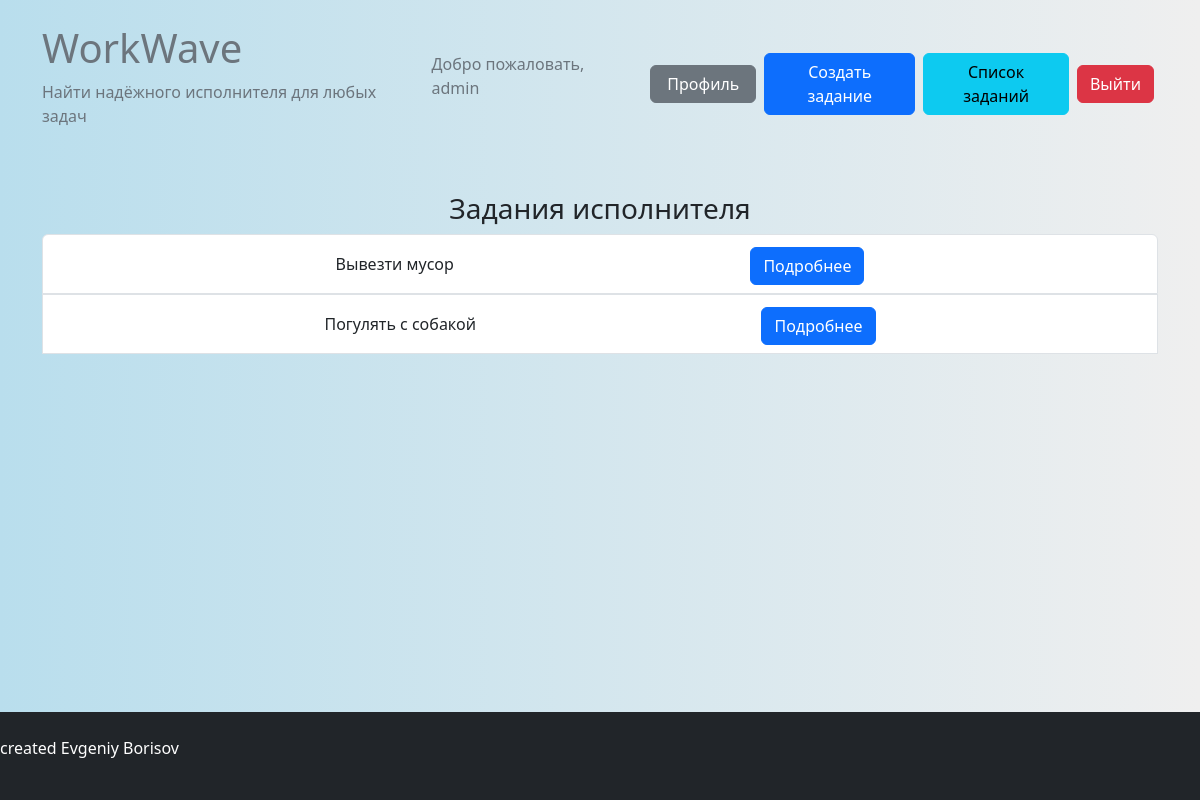
/executor_tasks/ (signed in), run on the app's committed database.
### accounts/models.py (models this page shows)
class CustomUser(AbstractUser):
    CUSTOMER = 'customer'
    EXECUTOR = 'executor'
    ROLE_CHOICES = (
        (CUSTOMER, 'Заказчик'),
        (EXECUTOR, 'Исполнитель'),
    )
    role = models.CharField(
        max_length=10,
        choices=ROLE_CHOICES,
        default=CUSTOMER,
        verbose_name=_('Роль'),
        help_text=_('Роль пользователя'),
    )
    photo_user = models.ImageField(
        upload_to='media/user_photos/',
        verbose_name=_('Фото пользователя'),
        help_text=_('Загрузите фотографию пользователя'),
    )
    name = models.CharField(
        max_length=100,
        null=True,
        blank=True,
        verbose_name=_('Имя'),
        help_text=_('Имя пользователя'),
    )
    description = models.TextField(
        null=True,
        blank=True,
        verbose_name=_('Описание'),
        help_text=_('Описание пользователя'),
    )
    email = models.EmailField(
        unique=True,
        verbose_name=_('Email'),
        help_text=_('Email пользователя'),
    )
    groups = models.ManyToManyField(Group, verbose_name=_("Группы"), blank=True, related_name='customuser_groups')
    user_permissions = models.ManyToManyField(
        Permission,
        verbose_name=_("Права пользователя"),
        blank=True,
        related_name='customuser_user_permissions',
    )

### tasks/models.py (models this page shows, shortened)
class Task(models.Model):
    title = models.CharField(max_length=200)
    image_task = models.ImageField(upload_to='media/image_task/', null=True, blank=True)
    description = models.TextField()
    customer = models.ForeignKey(CustomUser, on_delete=models.CASCADE, related_name='customer_tasks')
    executor = models.ForeignKey(CustomUser, on_delete=models.SET_NULL, null=True, blank=True,
                                 related_name='executor_tasks')
    created_at = models.DateTimeField(auto_now_add=True)
    due_date = models.DateTimeField()
    is_completed = models.BooleanField(default=False)
    canceled_by = models.ForeignKey(CustomUser, on_delete=models.SET_NULL, null=True,
                                    blank=True, related_name='canceled_tasks')
    canceled_at = models.DateTimeField(null=True, blank=True)
    address = models.CharField(max_length=255,null=True)

### tasks/views.py (the view)
# urls.py: path('executor_tasks/', view_tasks.executor_tasks, name='executor_tasks'),
def executor_tasks(request):
    executor_tasks = Task.objects.filter(executor=request.user)
    return render(request, 'tasks/executor_tasks.html', {'executor_tasks': executor_tasks})

### templates/tasks/executor_tasks.html (shortened to what this page needs)
{% extends 'base.html' %}
{% block content %}
<h3 class="text-center">Задания исполнителя</h3>
<ul class="list-group">
    {% for task in executor_tasks %}
    <li class="list-group-item d-flex justify-content-evenly align-items-center">
        <div>
            {{ task.title }}
        </div>
        <button type="button" class="btn btn-primary mt-1" data-toggle="modal" data-target="#taskModal{{ task.id }}"
                style="margin-left: 20px;">
            Подробнее
        </button>
    </li>
    {% endfor %}
</ul>
{% endblock %}

### templates/base.html (shortened to what this page needs)
{% load static %}
<!DOCTYPE html>
<html lang="en">
<head>
    <link rel="stylesheet" href="{% static 'css/bootstrap.min.css' %}">
    <link rel="stylesheet" type="text/css" href="{% static 'css/style.css' %}">
</head>
<body>
<header class="bg-primary text-secondary py-4">
    <div class="container">
        <div class="d-flex justify-content-between align-items-center">
            <div>
                <a href="{% url 'home' %}">
                    <h1>WorkWave</h1>
                    <p>Найти надёжного исполнителя для любых задач</p>
                </a>
            </div>
            <div class="d-flex align-items-center">
                {% if user.is_authenticated %}
                <div>
                    <p class="text-secondary px-3">Добро пожаловать, {{ user.username }}</p>
                </div>
                <div class="d-flex align-items-center">
                    <a href="{% url 'profile' %}" class="btn btn-secondary px-3 m-1">Профиль</a>
                    <a href="{% url 'create_task' %}" class="btn btn-primary m-1">Создать задание</a>
                    <a href="{% url 'task_list' %}" class="btn btn-info m-1">Список заданий</a>
                    <form method="post" action="{% url 'logout' %}">
                        <button type="submit" class="btn btn-danger m-1">Выйти</button>
                    </form>
                </div>
                {% else %}
                <button class="btn btn-secondary px-3 m-1" onclick="window.location.href='{% url 'register' %}'">Войти
                </button>
                {% endif %}
            </div>
        </div>
    </div>
</header>
<div class="container mt-4">
    {% block content %}
    {% endblock %}
</div>
</body>
<footer class="bg-dark text-white py-4">
    <div a="container">
        <div class="row">
            <div class="col-md-6">
                <p>created Evgeniy Borisov</p>
            </div>
            <div class="col-md-6 text-md-end">
            </div>
        </div>
    </div>
</footer>
</body>
</html>

### static/css/style.css (style rules this page uses)
body, header { background: linear-gradient(90deg, #b9deed, #efefef); }
body { display: flex; flex-direction: column; min-height: 100vh; }
.container { flex: 1; }
a { color: #6c757d; text-decoration: none; transition: color 0.3s; }

### data on the page
CustomUser: username "admin"
Task: title "Вывезти мусор"
Task: title "Погулять с собакой"
